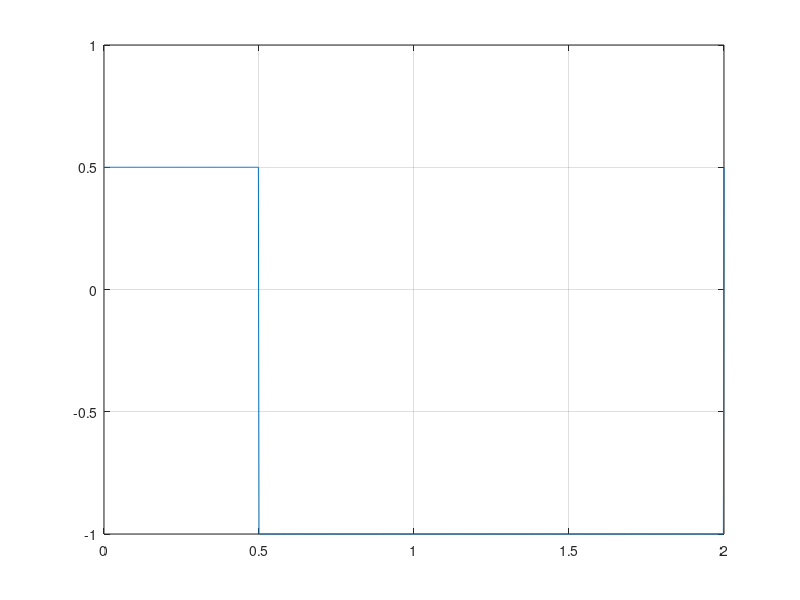
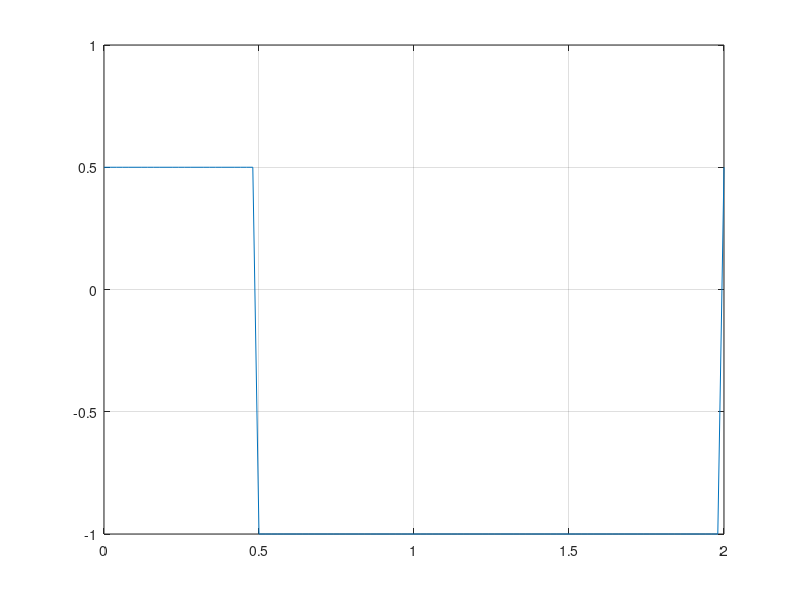
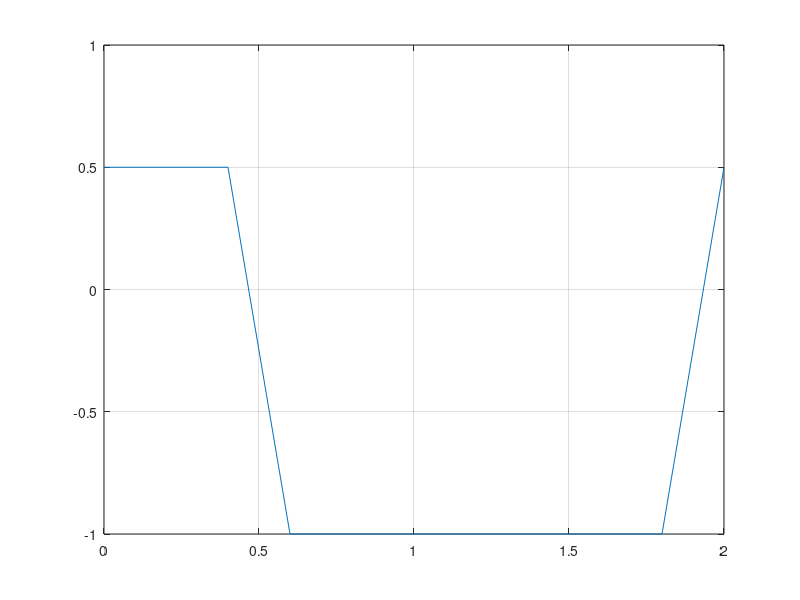

Reproduce these figures in MATLAB, in order.
clear all;
close all;
clc;
T = 2;   %definim perioada semnalului de 2 secunde
F= 1/T;  %calculam frecventa semnalului

t1=0:0.002:T;    %definim vectorul t1 de la 0 la T din 0.002 in 0.002
t2=0:0.02:T;     %definim vectorul t2 de la 0 la T din 0.02 in 0.02
t3=0:0.2:T;      %definim vectorul t3 de la 0 la T din 0.2 in 0.2

s1 = 0.75*square(2*pi*F*t1, 25)-0.25;      %calculam semnalul dreptunghiular s1 cu factor de umplere 25% si amplidutinea de la -1 la 0.5
figure (1)                                 
plot(t1,s1),grid                           %reprezentam s1 in functie de t1

s2 = 0.75*square(2*pi*F*t2, 25)-0.25;
figure (2)
plot(t2,s2),grid 

s3 = 0.75*square(2*pi*F*t3, 25)-0.25;
figure (3)
plot(t3,s3),grid 


